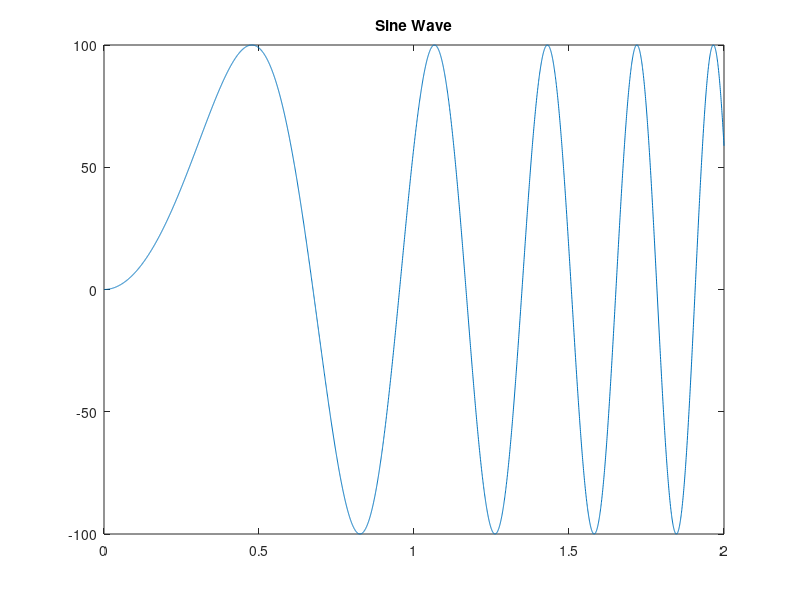

MATLAB code for this plot: (Note: this script raises an error after producing the figure.)
clear;
clc;
close all;
fs = 2000; %sampling frequency
dt = 1/fs; %seconds per sample
StopTime = 2; %seconds
t = (0:dt:StopTime);
F = 1.1.*t; %Sinewave frequency {Hertz)
amp = 100; 
data = NaN(size(t));
for i= 1:length(t) 
    data(i) = amp*sin(2*pi*F(i)*t(i));
end
plot(t, data)
title('Sine Wave');
writematrix([t;data]','SinWaveVarFreq4.csv')

%sin1: 2000 sampling rate,3 sec
%sin2: 2000 , 4
%sin3: 2000,4 secs (F = 1.01.*t;)
%sin4: 2000,2, (F = 1.1.*t;)



%%

% t = 0:1/1000:10;
%  f = 2+sin(t);
%  y_wrong  = sin(2*pi*f.*t);
%  y_approx = sin(2*pi*cumsum(f)/1000);
%  y_exact  = sin(2*pi*(2*t-cos(t)));
%  subplot(311); plot(t,y_wrong,'.-')
%  subplot(312); plot(t,y_approx,'.-');
%  subplot(313); plot(t,y_exact,'.-');